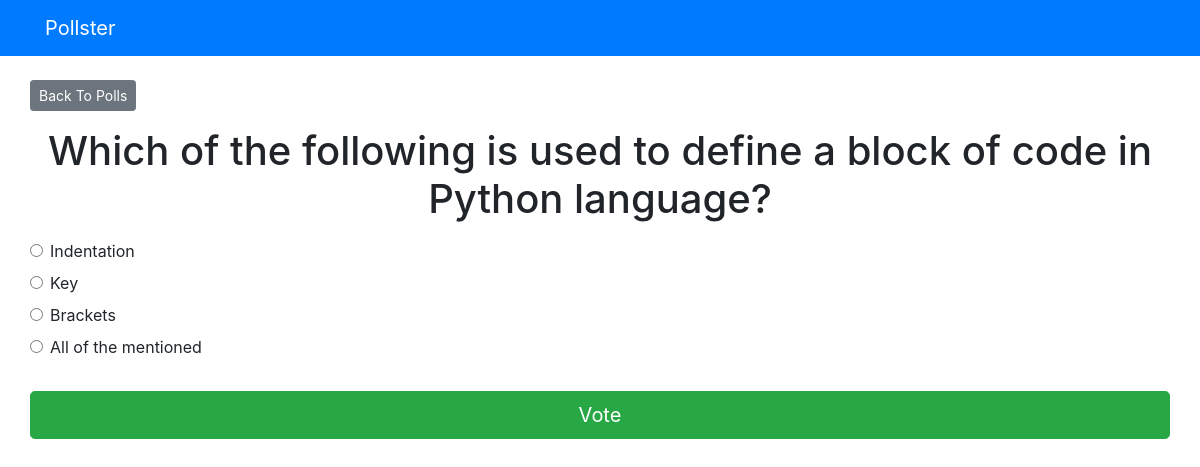
The page /polls/10/ on the database its author committed.
### polls/models.py (models this page shows, shortened)
class Question(models.Model):
    question_text = models.CharField(max_length=200)
    pub_date = models.DateTimeField('date published')

class Choice(models.Model):
    question = models.ForeignKey(Question, on_delete=models.CASCADE)
    choice_text = models.CharField(max_length=200)
    votes = models.IntegerField(default=0)

### polls/views.py (the view)
# urls.py: path('<int:question_id>/', views.detail, name='detail'),
def detail(request, question_id):
    try:
        question = Question.objects.get(pk=question_id)
    except Question.DoesNotExist:
        raise Http404("Question does not exist")
    return render(request, 'polls/detail.html', {'question': question})

### templates/polls/detail.html (shortened to what this page needs)
{% extends 'base.html' %}
{% block content %}
<a class="btn btn-secondary btn-sm mb-3" href="{% url 'polls:index' %}">Back To Polls</a>
<h1 class="text-center mb-3">{{ question.question_text }}</h1>
<form action="{% url 'polls:vote' question.id %}" method="post">
    {% for choice in question.choice_set.all %}
    <div class="form-check">
        <input type="radio" name="choice" class="form-check-input" id="choice{{ forloop.counter }}"
            value="{{ choice.id }}" />
        <label for="choice{{ forloop.counter }}">{{ choice.choice_text }}</label>
    </div>
    {% endfor %}
    <input type="submit" value="Vote" class="btn btn-success btn-lg btn-block mt-4" />
</form>
{% endblock %}

### rows shown on the page
Question: question_text "Which of the following is used to define a block of code in Python language?"
Choice: choice_text "Indentation"
Choice: choice_text "Key"
Choice: choice_text "Brackets"
Choice: choice_text "All of the mentioned"
